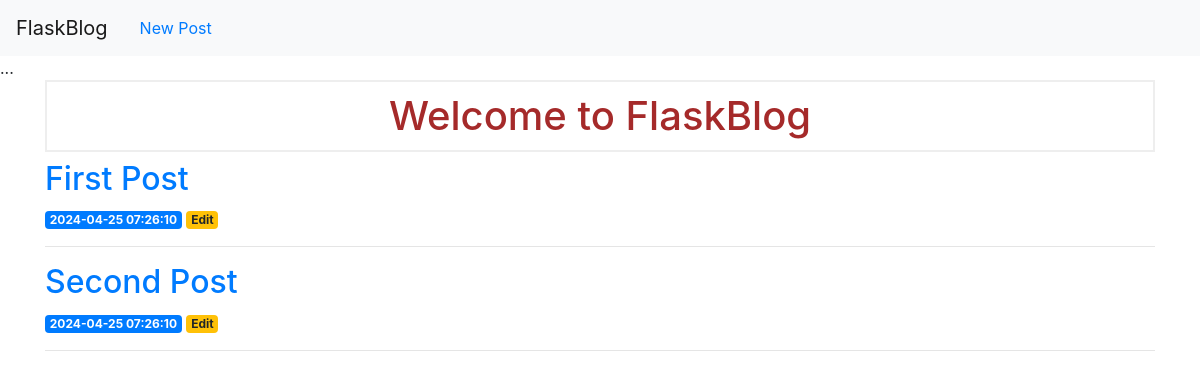
Page /home on the earlier database version.
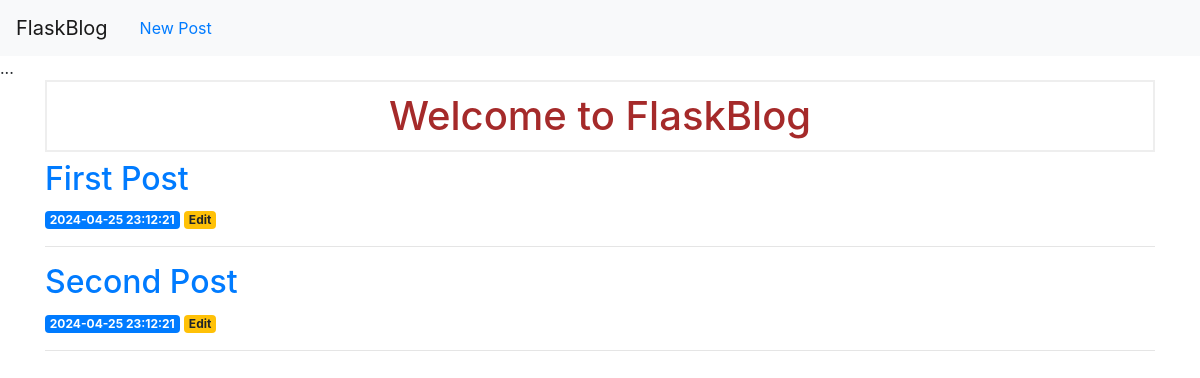
Same page on the later database version.
### tables this page shows
CREATE TABLE posts (
    id INTEGER PRIMARY KEY AUTOINCREMENT,
    created TIMESTAMP NOT NULL DEFAULT CURRENT_TIMESTAMP,
    title TEXT NOT NULL,
    content TEXT NOT NULL
);

### main.py (the view)
@app.route('/home')
def index():
    conn = get_db_connection()
    posts = conn.execute('SELECT * FROM posts').fetchall()
    conn.close()
    return render_template('index.html', posts=posts)

### main.py (called while the page is built)
def get_db_connection():
    conn = sqlite3.connect('database.db')
    conn.row_factory = sqlite3.Row
    return conn

### templates/index.html (shortened to what this page needs)
<!DOCTYPE html>
<html lang="en">
<head>
    <link rel="stylesheet" href="{{ url_for('static', filename= 'css/style.css') }}">
</head>
<body>
{% extends 'base.html' %}
    {% block content %}
        <h1>{% block title %} Welcome to FlaskBlog {% endblock %}</h1>
        {% for post in posts %}
            <a href="{{ url_for('post', post_id=post['id']) }}">
                <h2>{{ post['title'] }}</h2>
            </a>
            <span class="badge badge-primary">{{ post['created'] }}</span>
            <a href="{{ url_for('edit', id=post['id']) }}">
                <span class="badge badge-warning">Edit</span>
            </a>
            <hr>
        {% endfor %}
    {% endblock %}

### templates/base.html (shortened to what this page needs)
<!doctype html>
<html lang="en">
  <head>
        <link rel="stylesheet" href="https://stackpath.bootstrapcdn.com/bootstrap/4.3.1/css/bootstrap.min.css">
      </head>
      <body>
        <nav class="navbar navbar-expand-md navbar-light bg-light">
            <a class="navbar-brand" href="{{ url_for('index')}}">FlaskBlog</a>
            <a class="nav-link" href="{{url_for('create')}}">New Post</a>
        </nav>
        ...
        <div class="container">
            {% block content %} {% endblock %}
        </div>
      </body>
</html>

### static/style.css (style rules this page uses)
h1 { border: 2px #eee solid; color: brown; text-align: center; padding: 10px; }

Differences in the rows shown:
changed posts "First Post": created "2024-04-25 07:26:10" → "2024-04-25 23:12:21"
changed posts "Second Post": created "2024-04-25 07:26:10" → "2024-04-25 23:12:21"
